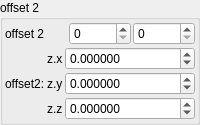
    <widget class="QGroupBox" name="groupBox_6">
     <property name="title">
      <string>offset 2</string>
     </property>
     <layout class="QVBoxLayout" name="verticalLayout_8" stretch="0,0">
      <property name="spacing">
       <number>2</number>
      </property>
      <property name="leftMargin">
       <number>2</number>
      </property>
      <property name="topMargin">
       <number>2</number>
      </property>
      <property name="rightMargin">
       <number>2</number>
      </property>
      <property name="bottomMargin">
       <number>2</number>
      </property>
      <item>
       <layout class="QGridLayout" name="gridLayout_14" columnstretch="0,0,0">
        <property name="spacing">
         <number>2</number>
        </property>
        <item row="0" column="0">
         <widget class="QLabel" name="label_115">
          <property name="text">
           <string>offset 2</string>
          </property>
         </widget>
        </item>
        <item row="0" column="1">
         <widget class="MySpinBox" name="spinboxInt_transf_start_iterations_H">
          <property name="sizePolicy">
           <sizepolicy hsizetype="Minimum" vsizetype="Maximum">
            <horstretch>0</horstretch>
            <verstretch>0</verstretch>
           </sizepolicy>
          </property>
          <property name="maximum">
           <number>999</number>
          </property>
         </widget>
        </item>
        <item row="0" column="2">
         <widget class="MySpinBox" name="spinboxInt_transf_stop_iterations_H">
          <property name="sizePolicy">
           <sizepolicy hsizetype="Minimum" vsizetype="Maximum">
            <horstretch>0</horstretch>
            <verstretch>0</verstretch>
           </sizepolicy>
          </property>
          <property name="maximum">
           <number>999</number>
          </property>
         </widget>
        </item>
       </layout>
      </item>
      <item>
       <layout class="QGridLayout" name="gridLayout_3" columnstretch="0,0,1">
        <property name="spacing">
         <number>2</number>
        </property>
        <item row="5" column="2">
         <widget class="MyDoubleSpinBox" name="spinbox3_transf_offset_111_z">
          <property name="sizePolicy">
           <sizepolicy hsizetype="Minimum" vsizetype="Maximum">
            <horstretch>0</horstretch>
            <verstretch>0</verstretch>
           </sizepolicy>
          </property>
          <property name="prefix">
           <string/>
          </property>
          <property name="suffix">
           <string/>
          </property>
          <property name="decimals">
           <number>6</number>
          </property>
          <property name="minimum">
           <double>-99.989999999999995</double>
          </property>
          <property name="maximum">
           <double>99.989999999999995</double>
          </property>
          <property name="singleStep">
           <double>0.100000000000000</double>
          </property>
         </widget>
        </item>
        <item row="4" column="1">
         <widget class="QLabel" name="label_127">
          <property name="text">
           <string notr="true">z.y</string>
          </property>
         </widget>
        </item>
        <item row="3" column="2">
         <widget class="MyDoubleSpinBox" name="spinbox3_transf_offset_111_x">
          <property name="sizePolicy">
           <sizepolicy hsizetype="Minimum" vsizetype="Maximum">
            <horstretch>0</horstretch>
            <verstretch>0</verstretch>
           </sizepolicy>
          </property>
          <property name="prefix">
           <string/>
          </property>
          <property name="suffix">
           <string/>
          </property>
          <property name="decimals">
           <number>6</number>
          </property>
          <property name="minimum">
           <double>-99.989999999999995</double>
          </property>
          <property name="maximum">
           <double>99.989999999999995</double>
          </property>
          <property name="singleStep">
           <double>0.100000000000000</double>
          </property>
         </widget>
        </item>
        <item row="3" column="1">
         <widget class="QLabel" name="label_128">
          <property name="text">
           <string notr="true">z.x</string>
          </property>
         </widget>
        </item>
        <item row="5" column="1">
         <widget class="QLabel" name="label_129">
          <property name="text">
           <string notr="true">z.z</string>
          </property>
         </widget>
        </item>
        <item row="4" column="2">
         <widget class="MyDoubleSpinBox" name="spinbox3_transf_offset_111_y">
          <property name="sizePolicy">
           <sizepolicy hsizetype="Minimum" vsizetype="Maximum">
            <horstretch>0</horstretch>
            <verstretch>0</verstretch>
           </sizepolicy>
          </property>
          <property name="prefix">
           <string/>
          </property>
          <property name="suffix">
           <string/>
          </property>
          <property name="decimals">
           <number>6</number>
          </property>
          <property name="minimum">
           <double>-99.989999999999995</double>
          </property>
          <property name="maximum">
           <double>99.989999999999995</double>
          </property>
          <property name="singleStep">
           <double>0.100000000000000</double>
          </property>
         </widget>
        </item>
        <item row="3" column="0" rowspan="3">
         <widget class="QLabel" name="label_110">
          <property name="text">
           <string>offset2:</string>
          </property>
         </widget>
        </item>
       </layout>
      </item>
     </layout>
    </widget>
